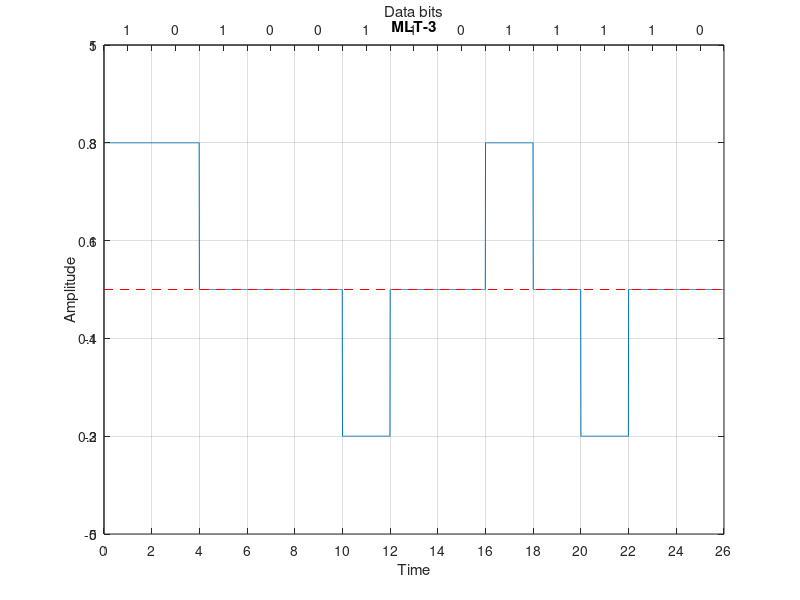

MATLAB code to generate this figure:
clear all;
close all;
clc;

bits = [1 0 1 0 0 1 1 0 1 1 1 1 0];
bit_duration = 2;

fs = 100;
Total_time = length(bits) * bit_duration;   # time needed to send whole data
t = 0: 1/fs: Total_time-(1/fs);

# sender end
prv_one_non_nutral_state = -3;
prv_state = 0;
for i = 1 : length(bits)
  if bits(i) == 0
    mlt3(((i-1) * bit_duration * fs) + 1 : i * bit_duration * fs) = ones(1, (fs * bit_duration)).*prv_state;
  else
    if prv_state == 0
      prv_one_non_nutral_state = -prv_one_non_nutral_state;
      prv_state = prv_one_non_nutral_state;
      mlt3(((i-1) * bit_duration * fs) + 1 : i * bit_duration * fs) = ones(1,(fs * bit_duration)) .* prv_one_non_nutral_state;
    else
      prv_state = 0;
      mlt3(((i-1) * bit_duration * fs) + 1 : i * bit_duration * fs) = zeros(1,(fs * bit_duration));
    endif
  endif
endfor

# ploting
plot(t, mlt3);
xticks([0: bit_duration: Total_time]);
yticks([-5: 2: 5]);
ylim([-5, 5]);
xlim([0, Total_time]);
grid on;
title("MLT-3");
xlabel("Time");
ylabel("Amplitude");
line ([0, Total_time], [0 0], "linestyle", "--", "color", "r");

% Top axis
ax1=gca;
ax2 = axes('Position', get(ax1, 'Position'), 'Color', 'none');
set(ax2, 'XAxisLocation', 'top');
set(ax2, 'XLim', get(ax1, 'XLim'));
set(ax2, 'XTick', [bit_duration/2: bit_duration: Total_time]);
set(ax2, 'XTickLabel', bits);
set(ax2, 'XLabel', 'Data bits');


# receiver end
prv_state = 0;
for i = 1 : length(mlt3)/(bit_duration * fs)
  if mlt3(((i-1) * bit_duration * fs) + 1 : i * bit_duration * fs) == ones(1, (fs * bit_duration)).*prv_state
    rcv_data(i) = 0;
  else
    if mlt3(i * bit_duration * fs) == -3
      prv_state = -3;
    elseif mlt3(i * bit_duration * fs) == 3
      prv_state = 3;
    else
      prv_state = 0;
    endif
    rcv_data(i) = 1;
  endif
endfor

disp(rcv_data);
